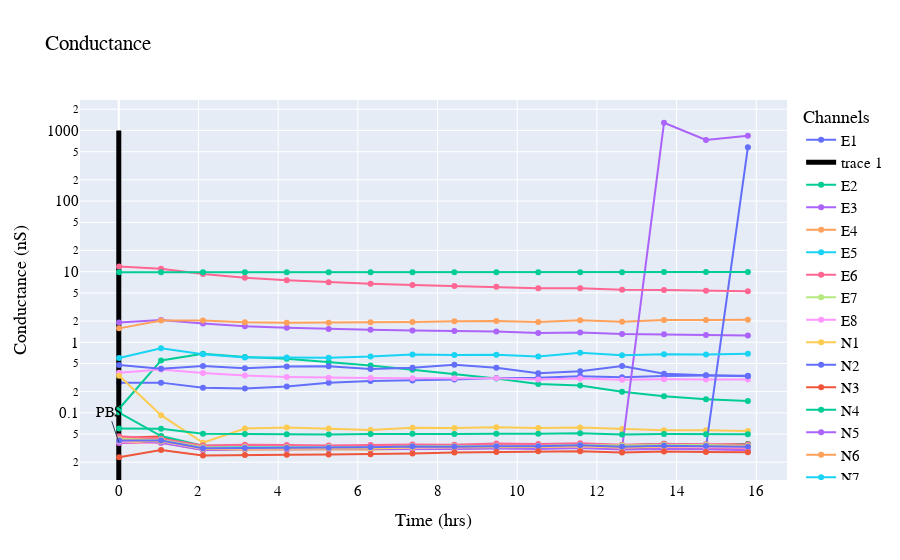

Here is the notebook cell this chart was saved with:
### Code cell
analytes=    LoadExperimentStructure(wafer,chip)
selectedAnalytes = SelectData(analytes, type=dataType)      
traces,analyteColors=LoadDatas(selectedAnalytes,voltages = [])

PlotEnsembleIVsPL(traces, analyteColors,reverseLogTime=reverseLogTime) 
PlotEnsembleDLsPL(traces,  'mean', reverseLogTime = reverseLogTime )    
PlotEnsembleRTViolins(traces, analyteColors,showLog=True)
PlotEnsembleRTs(traces,analyteColors)
